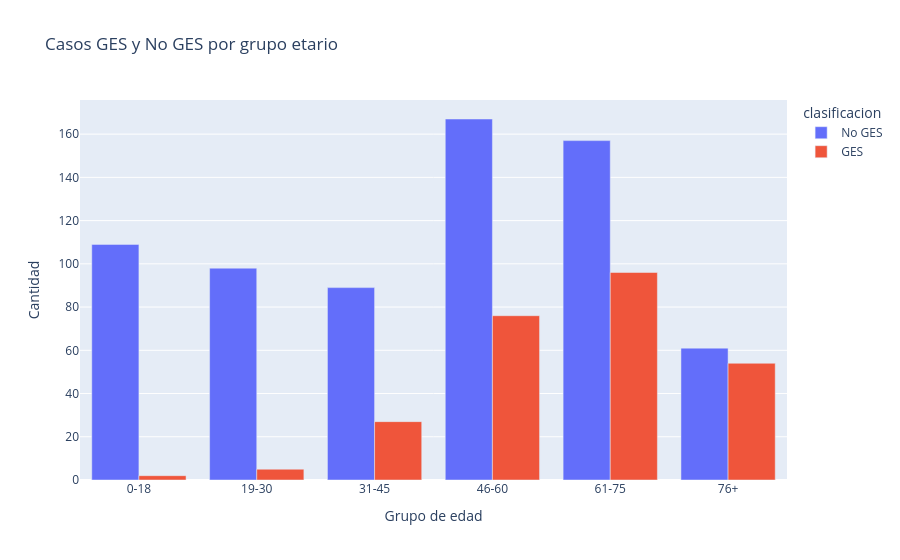

The cell this chart's notebook holds for it:
### Code cell
fig = px.bar(
    grupo_edad,
    x="grupo_edad",
    y="cantidad",
    color="clasificacion",
    barmode="group",
    title="Casos GES y No GES por grupo etario",
    labels={"grupo_edad": "Grupo de edad", "cantidad": "Cantidad"}
)
fig.show()

### Figure 1 — Plotly figure (JSON) as saved in the notebook; plotly's stock layout.template omitted (floating-point values rounded to 4 significant figures)
{"data": [{"alignmentgroup": "True", "hovertemplate": "clasificacion=No GES<br>Grupo de edad=%{x}<br>Cantidad=%{y}<extra></extra>", "legendgroup": "No GES", "marker": {"color": "#636efa", "pattern": {"shape": ""}}, "name": "No GES", "offsetgroup": "No GES", "orientation": "v", "showlegend": true, "textposition": "auto", "type": "bar", "x": ["0-18", "19-30", "31-45", "46-60", "61-75", "76+"], "xaxis": "x", "y": [109, 98, 89, 167, 157, 61], "yaxis": "y"}, {"alignmentgroup": "True", "hovertemplate": "clasificacion=GES<br>Grupo de edad=%{x}<br>Cantidad=%{y}<extra></extra>", "legendgroup": "GES", "marker": {"color": "#EF553B", "pattern": {"shape": ""}}, "name": "GES", "offsetgroup": "GES", "orientation": "v", "showlegend": true, "textposition": "auto", "type": "bar", "x": ["0-18", "19-30", "31-45", "46-60", "61-75", "76+"], "xaxis": "x", "y": [2, 5, 27, 76, 96, 54], "yaxis": "y"}], "layout": {"barmode": "group", "legend": {"title": {"text": "clasificacion"}, "tracegroupgap": 0}, "title": {"text": "Casos GES y No GES por grupo etario"}, "xaxis": {"anchor": "y", "domain": [0.0, 1.0], "title": {"text": "Grupo de edad"}}, "yaxis": {"anchor": "x", "domain": [0.0, 1.0], "title": {"text": "Cantidad"}}}}
